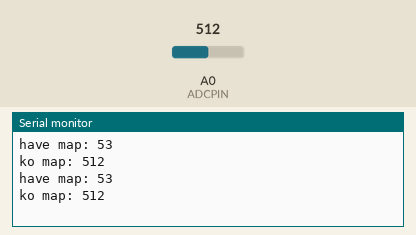
Recording of a sketch running on a simulated Arduino Uno, built with avr-gcc and run on an emulated ATmega328P. Shown: the last lines printed to the serial monitor. Inputs (shaded band) come from the test bench; at power-on: A0 (ADCPIN) = 512.

Above: at 1.8 s.
1.9 s: A0 (ADCPIN) set to 450
At 2.5 s:
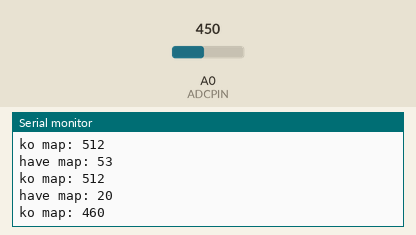
3.4 s: A0 (ADCPIN) set to 470
At 4.8 s:
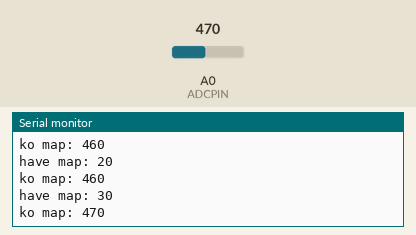
Timing chart, 0 to 6.4 s (numbered marks = the images above; inputs shaded):
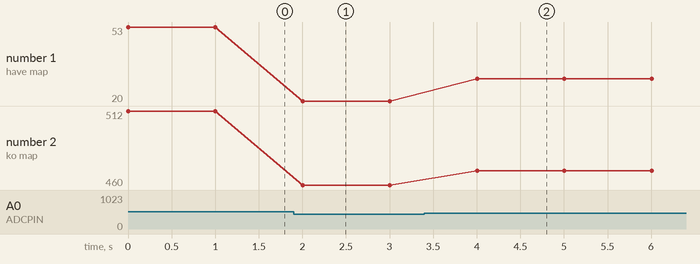

The sketch:

mq7_sensor.ino
```cpp
#define ADCPIN A0

int adcValue;
int value=0;

void setup() {
  // put your setup code here, to run once:
  Serial.begin(115200);
  pinMode(ADCPIN, INPUT);
}

void loop() {
  // put your main code here, to run repeatedly:
   adcValue = analogRead(ADCPIN);

   value = map(adcValue, 450, 4096, 20, 2000);

   if(value<20)
    value=20;

   if(adcValue<460)
    adcValue=460;

   Serial.print("have map: ");
   Serial.println(value);
   Serial.println("ko map: "+ String(adcValue));

   delay(1000);
}
```

Measured:
- after the input at 1.9 s, the serial monitor: prints a new line after 0.10 s (image 1)
- after the input at 3.4 s, the serial monitor: prints a new line after 0.60 s (image 2)
- plotted number 1: 53 → 20 after the input at 1.9 s, 20 → 30 after the input at 3.4 s
- plotted number 2: 512 → 460 after the input at 1.9 s, 460 → 470 after the input at 3.4 s
